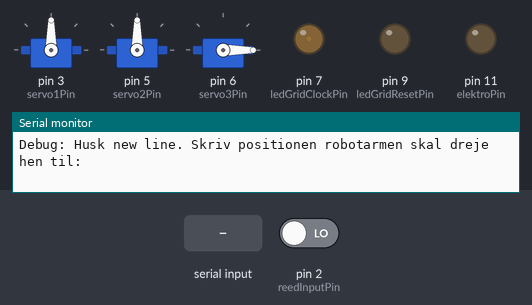
The sketch below on a simulated Arduino Uno, built with avr-gcc and run on an emulated ATmega328P. Parts: 3 × servo, output pins drawn as LEDs (lit = HIGH), the last lines printed to the serial monitor. Wiring (inferred from the names in the program): decade counter: clock pin 4; reset pin 8. The inputs (shaded band) are chosen by the test bench; at power-on: pin 2 (reedInputPin) LOW. Pins used as bus, display or sensor lines are not drawn.

Above: at 1.2 s.
1.3 s: pin 2 (reedInputPin) driven HIGH
At 2.4 s:
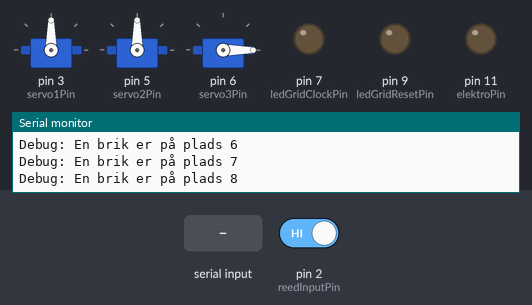
2.8 s: "90,45\n" received over Serial
At 4.0 s:
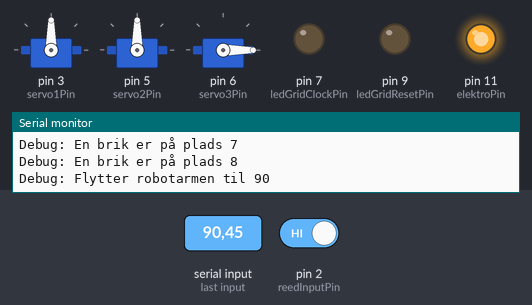
Timing chart, 0 to 20.8 s (numbered marks = the images above; inputs shaded):
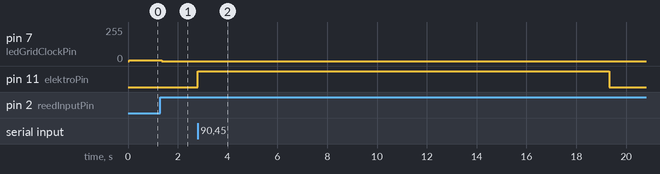

The sketch:

krollebot.ino
```cpp
/*
   Lavet af Buster, Emil og Nikolaj Jehøj-Krogager
   21/03/2021
   Dette er hovedprogrammet til Krollebot: Kryds og
   bolle med robotarm.
   Følgende pins er brugt
    - REED input         = 2
    - 4017 clock         = 4
    - Servo 1            = 3
    - Servo 2            = 5
    - Servo 3            = 6
    - Clock til LED-Grid = 7
    - 4017 reset         = 8
    - Reset til LED-Grid = 9
    - Elektromagnet IN1  = 11
*/

#include <Servo.h>

// En klasse til 4017-kredse som gør det
// mere overskueligt styre dem
class CD4017BE {
  public:
    int clockPin;
    int resetPin;
    CD4017BE(int clock_Pin, int reset_Pin) {
      clockPin = clock_Pin;
      resetPin = reset_Pin;
    }
    // clock er allerede en funktion
    void nclock() {
      pulse(clockPin);
    }
    // reset er allerede en funktion
    void nreset() {
      pulse(resetPin);
    }
  private:
    void pulse(int pin) {
      digitalWrite(pin, HIGH);
      delayMicroseconds(1);
      digitalWrite(pin, LOW);
      delayMicroseconds(1);
    }
};

const int boardSize = 3;

// [i][j] i er række nr. og j er kolonne nr.
char board [3][3] = {
  {' ', ' ', ' '},
  {' ', ' ', ' '},
  {' ', ' ', ' '}
};
// Robotarmen er altid bolle! Så man starter med at placere en brik
// på brættet
char currentTurn = 'X';

int positionc = 0;

// Manuelt målte vinkler servomotorerne skal have
// for at elektromagneten passer præcist til den plads
int anglePositions [33] = {100, 107,  60,  // Position 0
                           85,  115,  75,  // Position 1
                           72,  110,  65,  // Position 2
                           103, 130,  105, // Position 3
                           81,  132,  112, // Position 4
                           62,  129,  105, // Position 5
                           118, 148,  142, // Position 6
                           82,  155,  153, // Position 7
                           50,  146,  136, // Position 8
                           83,  150,  100, // Position over brættet
                           115,  90,   25  // Position til at hente brikker
                          };

// tror vi ender med ikke at bruge det her
// hvor langt ned skal armen gå i cm
float armDownOffset = 0;
float robotArmHeight = 11;

// servomotorernes vinkler i robotarmen
int angleZero = 90;
int angleOne = 90;
int angleTwo = 0;

Servo servo1;
Servo servo2;
Servo servo3;

const int servo1Pin = 3;
const int servo2Pin = 5;
const int servo3Pin = 6;

const int elektroPin = 11;

// ##### LED AND REED SETTINGS  #####
const int reedInputPin = 2;
const int counterClockPin = 4;
const int counterResetPin = 8;

const int ledGridClockPin = 7;
const int ledGridResetPin = 9;

CD4017BE reedCounter(counterClockPin, counterResetPin);
CD4017BE ledCounter(ledGridClockPin, ledGridResetPin);

bool reedBoard[9];
bool pastReedBoard[9];
// ##### LED AND REED END       #####

void setup() {
  // ##### SERVO SETUP START    #####
  servo1.attach(servo1Pin);
  servo2.attach(servo2Pin);
  servo3.attach(servo3Pin);

  servo1.write(angleZero);
  servo2.write(angleOne);
  servo3.write(angleTwo);

  // ##### SERVO SETUP END      #####
  pinMode(elektroPin, OUTPUT);

  // ##### LED AND REED SETUP   #####
  pinMode(reedInputPin, INPUT);
  pinMode(counterClockPin, OUTPUT);
  pinMode(counterResetPin, OUTPUT);
  digitalWrite(counterClockPin, LOW);
  digitalWrite(counterResetPin, LOW);
  reedCounter.nreset();

  for (int i = 0; i < 9; i++) {
    reedBoard[i] = false;
    pastReedBoard[i] = false;
  }

  // LED-Grid
  pinMode(ledGridClockPin, OUTPUT);
  pinMode(ledGridResetPin, OUTPUT);
  digitalWrite(ledGridClockPin, LOW);
  digitalWrite(ledGridResetPin, LOW);
  ledCounter.nreset();
  // parkerer 4017 tælleren til LED på plads 10 (OUTPUT 9)
  for (int i = 0; i < 9; i++) {
    ledCounter.nclock();
  }
  // ##### LED AND REED END     #####

  Serial.begin(9600);
  Serial.print("Debug: Husk new line. ");
  Serial.println("Skriv positionen robotarmen skal dreje hen til:");
}

void loop() {
  // ##### INPUT FRA MODSTANDER + FLYT ARM START #####
  // det sker kun hvis det er dens tur (bolles tur)
  if (currentTurn == 'O') {
    // venter input for at bestemme hvilken position robotarmen skal
    // gå hen til. Det er af debug grunde.
    if (Serial.available()) {
      String incomingString = Serial.readStringUntil('\n');
      positionc = incomingString.toInt();
      Serial.print("Debug: Flytter robotarmen til " + String(positionc));

      // man har modtaget en position spilleren gerne vil lægge en brik på
      // først tændes der for servomotoren
      digitalWrite(elektroPin, HIGH);
      // dernæst hentes en brik
      angleZero = anglePositions[10 * 3 + 0];
      angleOne  = anglePositions[10 * 3 + 1];
      angleTwo  = anglePositions[10 * 3 + 2];
      moveServoTo(servo1, angleZero);
      moveServoTo(servo3, angleTwo);
      moveServoTo(servo2, angleOne);

      delay(1500);

      // Derefter flyttes den op i pause positionen
      angleOne  = anglePositions[9 * 3 + 1];
      angleTwo  = anglePositions[9 * 3 + 2];
      moveServoTo(servo2, angleOne);
      moveServoTo(servo3, angleTwo);

      // Så flyttes den ned til der hvor brikken skal lægges
      angleZero = anglePositions[positionc * 3 + 0];
      angleOne  = anglePositions[positionc * 3 + 1];
      angleTwo  = anglePositions[positionc * 3 + 2];

      moveServoTo(servo1, angleZero);
      // servomotoren går ned til en position tæt på robotarmen
      if (servo3.read() < angleTwo) {
        moveServoTo(servo2, angleOne);
        moveServoTo(servo3, angleTwo);
      }
      // servomotoren går hen til en af de øvre positioner (0, 1 og 2)
      if (servo3.read() > angleTwo) {
        moveServoTo(servo3, angleTwo);
        moveServoTo(servo2, angleOne);
      }

      // og slipper for brikken
      digitalWrite(elektroPin, LOW);

      // Og til sidst flyttes den op i pause positionen
      angleZero = anglePositions[9 * 3 + 0];
      angleOne  = anglePositions[9 * 3 + 1];
      angleTwo  = anglePositions[9 * 3 + 2];
      moveServoTo(servo2, angleOne);
      moveServoTo(servo3, angleTwo);
      moveServoTo(servo1, angleZero);

      updateReedArray();

      currentTurn = 'X';
    }
  }
  // ##### INPUT FRA MODSTANDER + FLYT ARM END   #####

  updateReedArray();

  // reset LED-grid
  ledCounter.nreset();
  // vis på LED-Grid
  for (int i = 0; i < 9; i++) {
    if (reedBoard[i] == true) {
      delay(2);
    }
    ledCounter.nclock();
  }
  delay(1);
  // ##### LED AND REED LOOP END   #####
}

// Denne funktion tjekker board array for om nogen har vundet
//
bool checkWin() {
  bool won = false;
  for (int i = 0; i < boardSize; i++) {
    // tjek vandret
    if (board[i][0] != ' ' && board[i][0] == board[i][1] &&
        board[i][1] == board[i][2]) {
      won = true;
    }
    // tjek lodret
    if (board[0][i] != ' ' && board[0][i] == board[1][i] &&
        board[1][i] == board[2][i]) {
      won = true;
    }
  }
  // tjek diagonaler
  if ((board[0][0] != ' ' && board[0][0] == board[1][1] && board[1][1] == board[2][2]) ||
      (board[0][2] != ' ' && board[0][2] == board[1][1] && board[1][1] == board[2][0])) {
    won = true;
  }
  return won;
}

// bevæger servomotorerne langsommere på en blokerende måde
void moveServoTo(Servo servo, int angleTo) {
  while (true) {
    int writeAngle = 0;
    int angleFrom = servo.read();

    if (angleFrom < angleTo) {
      writeAngle = angleFrom + 1;
    } else if (angleFrom > angleTo) {
      writeAngle = angleFrom - 1;
    } else if (angleFrom == angleTo) {
      break;
    }
    servo.write(writeAngle);
    delay(50);
  }
}

void moveServosToCentral() {
  int t_angleZero = anglePositions[positionc * 3 + 0];
  int t_angleOne  = anglePositions[positionc * 3 + 1];
  int t_angleTwo  = anglePositions[positionc * 3 + 2];

  moveServoTo(servo1, t_angleZero);
  moveServoTo(servo2, t_angleOne);
  moveServoTo(servo3, t_angleTwo);
}

void resetBoard() {
  for (int r = 0; r < 3; r++) {
    for (int k = 0; k < 3; k++) {
      board[r][k] = ' ';
    }
  }
}

void updateReedArray() {
  // ##### LED AND REED LOOP START #####
  // reset 4017 tælleren
  reedCounter.nreset();

  // læs alle REED switch og gem i array
  for (int i = 0; i < 9; i++) {
    delayMicroseconds(10);
    bool sensorVal = digitalRead(reedInputPin);
    reedBoard[i] = sensorVal;
    // Skift til næste REED switch
    reedCounter.nclock();
  }

  // sammenlign de to arrays og undersøg om der er noget på
  // pladsen
  for (int i = 0; i < 9; i++) {
    if (reedBoard[i] != pastReedBoard[i] && reedBoard[i] != false) {
      Serial.println("Debug: En brik er på plads " + String(i));
      if (currentTurn == 'X') {
        Serial.println(i);
        int r = floor(i / 3);
        int k = i % 3;
        board[r][k] = 'X';
        // skifter tur
        currentTurn = 'O';
      };
    }
  }

  // gem array
  for (int i = 0; i < 9; i++) {
    pastReedBoard[i] = reedBoard[i];
  }
}
```

Measured:
- after the input at 1.3 s, pin 7 (ledGridClockPin): 6/255 → 0/255 after 0.06 s
- after the input at 2.8 s, pin 11 (elektroPin): LOW → HIGH at once, → LOW 16.5 s later
